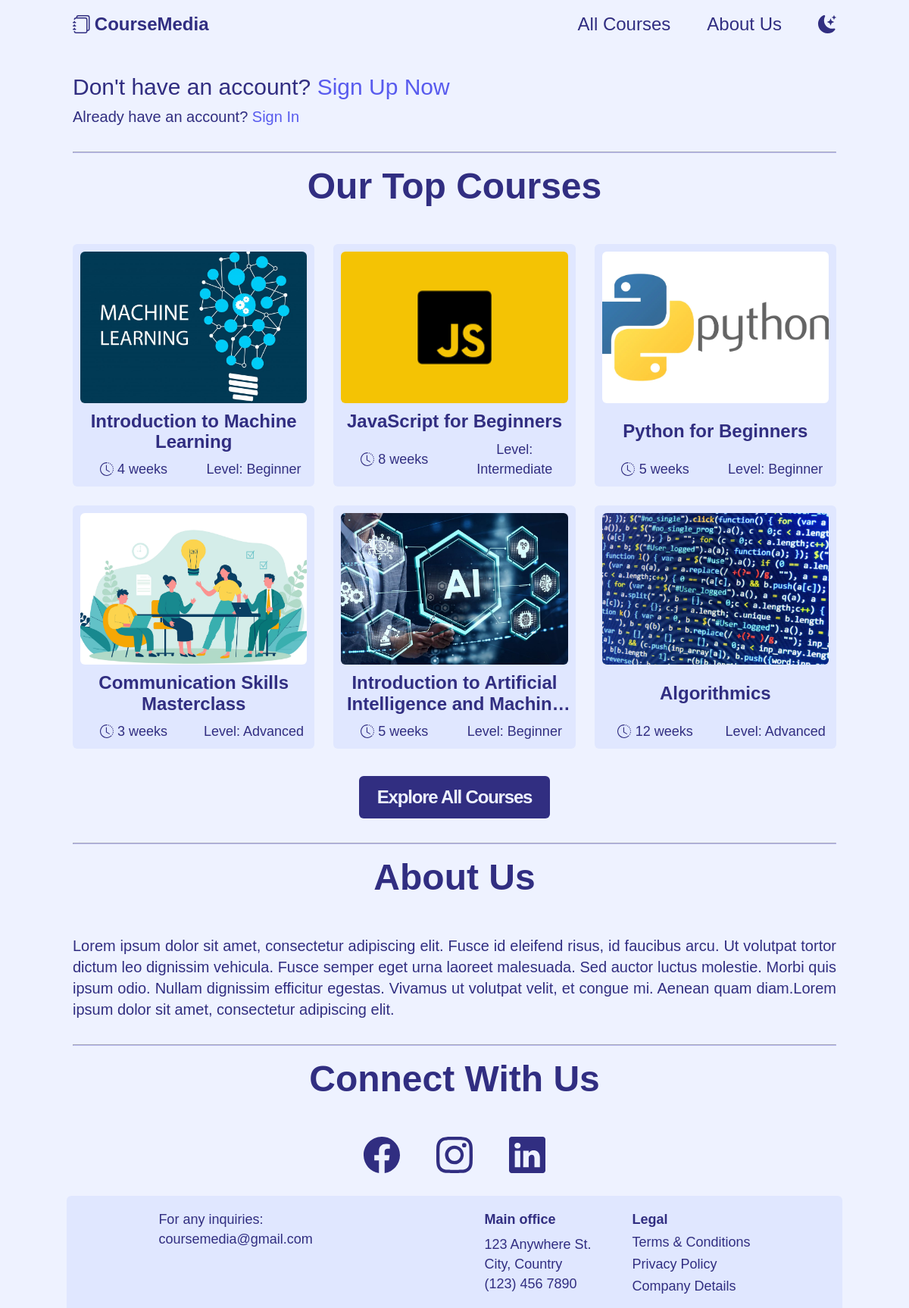
The app's page /, older data.
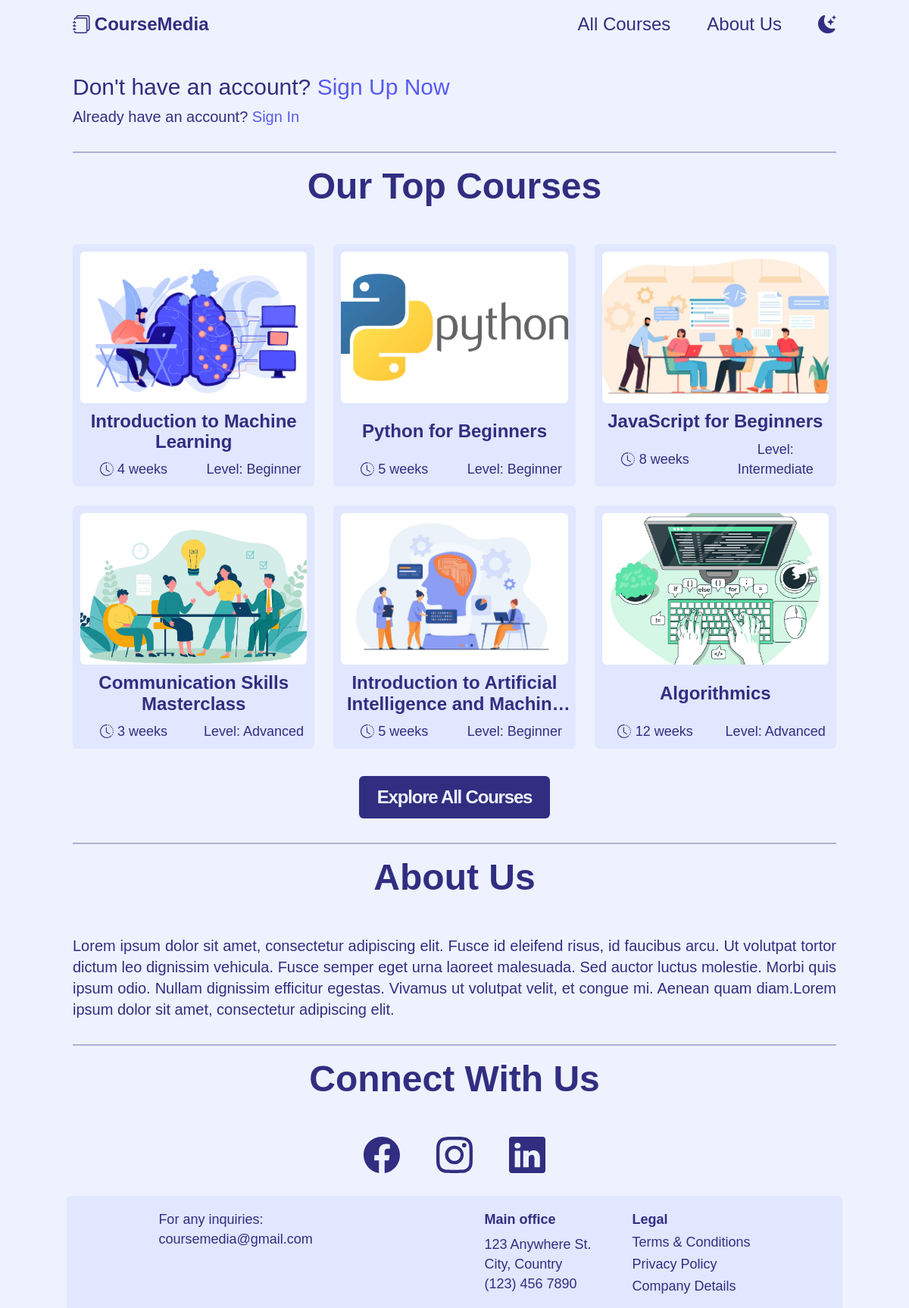
The same page, newer data.
### courses_platform/models.py (models this page shows, shortened)
class Course(models.Model):
    ART_AND_CULTURE = 1
    COMMUNICATION = 2
    COMPUTER_SCIENCE = 3
    DESIGN = 4
    FOOD_AND_NUTRITION = 5
    LANGUAGE = 6
    MATH = 7
    SCIENCE = 8
    CATEGORY_CHOICES = [
        (ART_AND_CULTURE, "Art & Culture"),
        (COMMUNICATION, "Communication"),
        (COMPUTER_SCIENCE, "Computer Science"),
        (DESIGN, "Design"),
        (FOOD_AND_NUTRITION, "Food & Nutrition"),
        (LANGUAGE, "Language"),
        (MATH, "Math"),
        (SCIENCE, "Science"),
    ]
    ENGLISH = 1
    FRENCH = 2
    SPANISH = 3
    LANGUAGE_CHOICES = [
        (ENGLISH, "English"),
        (FRENCH, "French"),
        (SPANISH, "Spanish")
    ]
    BEGINNER = 1
    INTERMEDIATE = 2
    ADVANCED = 3
    LEVEL_CHOICES = [
        (BEGINNER, "Beginner"),
        (INTERMEDIATE, "Intermediate"),
        (ADVANCED, "Advanced")
    ]
    instructor = models.ForeignKey(
        "User", on_delete=models.CASCADE, related_name="courses_taught")
    title = models.CharField(max_length=80, validators=[
                             MinLengthValidator(10), MaxLengthValidator(80)])
    image = models.ImageField(
        upload_to="courses_images/", null=True, blank=True)
    category = models.PositiveSmallIntegerField(choices=CATEGORY_CHOICES)
    short_description = models.TextField(max_length=200, validators=[
                                         MinLengthValidator(50), MaxLengthValidator(200)])
    duration = models.PositiveSmallIntegerField(
        validators=[MinValueValidator(2), MaxValueValidator(24)])
    long_description = models.TextField(
        max_length=2000, validators=[MinLengthValidator(200), MaxLengthValidator(2000)])
    language = models.PositiveSmallIntegerField(choices=LANGUAGE_CHOICES)
    level = models.PositiveSmallIntegerField(choices=LEVEL_CHOICES)
    prerequisite = models.ForeignKey(
        "self", on_delete=models.SET_NULL, null=True, blank=True)
    certificate = models.BooleanField()
    passing_grade = models.PositiveSmallIntegerField(
        validators=[MinValueValidator(50), MaxValueValidator(100)])
    passers = models.ManyToManyField(
        "User", blank=True, related_name="courses_passed")
    creation_date = models.DateField(auto_now_add=True)

### courses_platform/views.py (the view)
# urls.py: path("", views.index, name="index"),
def index(request):
    courses = Course.objects.all()
    top_courses = sorted(
        courses, key=lambda course: course.enrolled_students.count(), reverse=True)[:6]
    return render(request, "courses_platform/index.html", {
        "top_courses": top_courses
    })

### courses_platform/templates/courses_platform/index.html (shortened to what this page needs)
{% extends "courses_platform/layout.html" %}
{% load static %}
{% block link %}
   <link href="{% static 'courses_platform/components/course-cards.css' %}" rel="stylesheet">
   <link href="{% static 'courses_platform/pages/index.css' %}" rel="stylesheet">
{% endblock %}
{% block body %}
   <div class="my-container index">
      {% if user.is_authenticated %}
         <div class="index__greetings">Hello, <strong>{{ user.username }}</strong>!</div>
      {% else %}
         <div class="index__signup">Don't have an account? <a href="{% url 'signup' %}" class="index__anchor">Sign Up Now</a></div>
         <div class="index__signin">Already have an account? <a href="{% url 'signin' %}" class="index__anchor">Sign In</a></div>
      {% endif %}
      <hr class="index__hr">
      <h1 class="index__h1">Our Top Courses</h1>
      <div class="course-card__cards-grid-wrapper">
         <div class="course-card__cards-grid">
            {% for course in top_courses %}
               <a href="{% url 'course_page' course.id %}" class="course-card__card-anchor">
                  <div class="course-card__card">
                  {% if not course.image %}
                     <img class="course-card__card-img" src="/media/courses_images/default_img.jpg" alt="Course's image">
                  {% else %}
                     <img class="course-card__card-img" src="{{ course.image.url }}" alt="Course's image">
                  {% endif %}
                     <div class="course-card__card-title">{{ course.title }}</div>
                     <div class="course-card__card-description">
                        <div class="course-card__card-duration">
                           <span>{{ course.duration }} weeks</span>
                        </div>
                        <div class="course-card__card-level">Level: {{ course.get_level_display }}</div>
                     </div>
                  </div>
               </a>
            {% endfor %}
         </div>
      </div>
      <div class="index__btn">
         <a href="{% url 'all_courses' %}" class="custom-button">Explore All Courses</a>
      </div>
      <hr class="index__hr">
      <h1 class="index__h1" id="about-us">About Us</h1>
      <p class="index__p">Lorem ipsum dolor sit amet, consectetur adipiscing elit. Fusce id eleifend risus,
         id faucibus arcu. Ut volutpat tortor dictum leo dignissim vehicula. Fusce semper
         eget urna laoreet malesuada. Sed auctor luctus molestie. Morbi quis ipsum odio.
         Nullam dignissim efficitur egestas. Vivamus ut volutpat velit, et congue mi.
         Aenean quam diam.Lorem ipsum dolor sit amet, consectetur adipiscing elit.
      </p>
      <hr class="index__hr">
      <h1 class="index__h1">Connect With Us</h1>
      <div class="index__icon-cont">
         <a href="#">
         </a>
         <a href="#">
         </a>
         <a href="#">
         </a>
      </div>
   </div>
{% endblock %}

Row changes from the older to the newer data that the page shows:
changed Course "Introduction to Machine Learning": image: a different picture
shown differently, row unchanged: Course "Python for Beginners": moves up the list
changed Course "JavaScript for Beginners": image: a different picture
changed Course "Introduction to Artificial Intelligence and…": image: a different picture
changed Course "Algorithmics": image: a different picture
